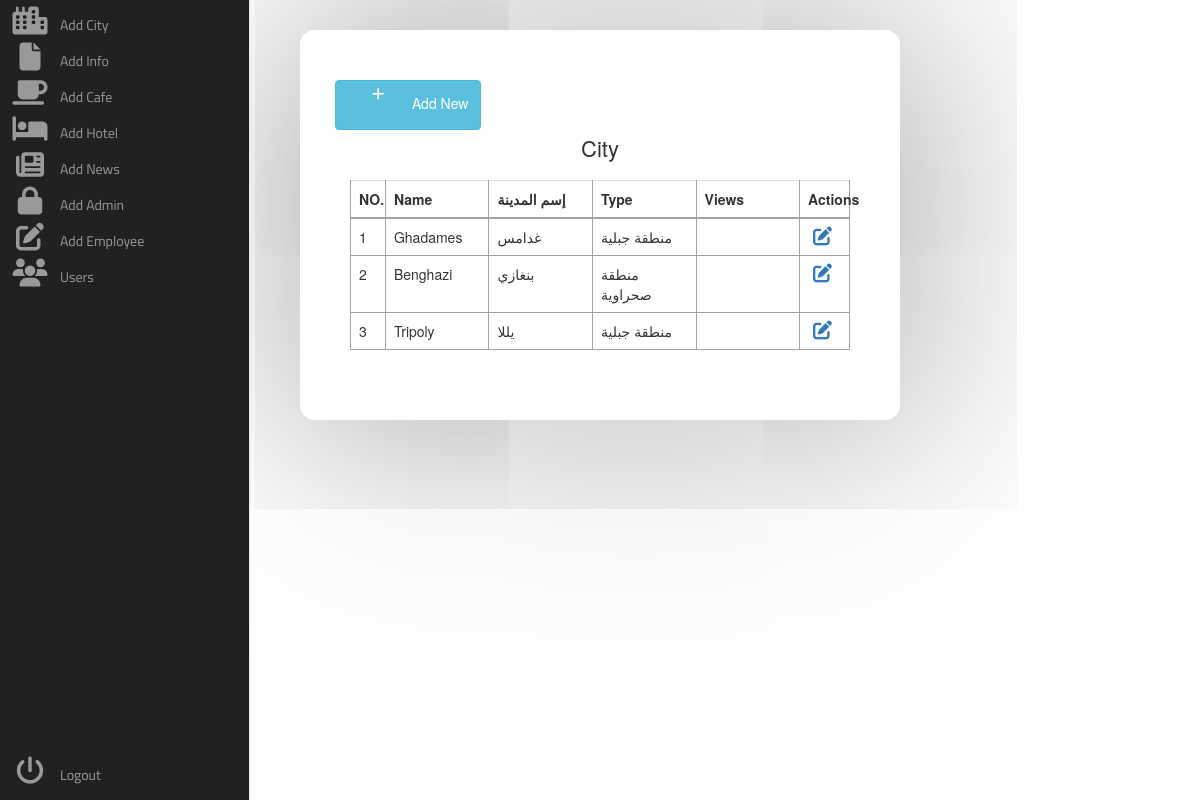
Page /admin/city.php on the earlier database version.
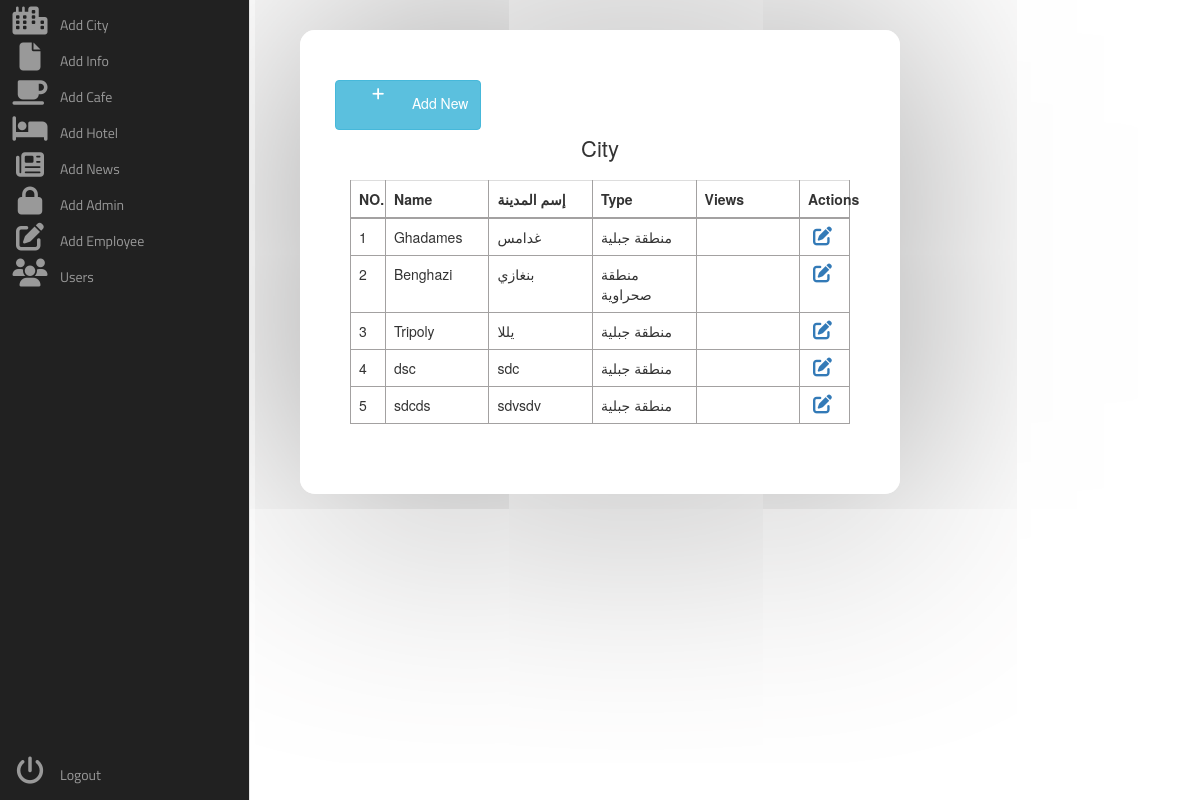
Same page on the later database version.
### tables this page shows
CREATE TABLE `city` (
  `city_id` int(255) NOT NULL,
  `city_name` varchar(255) NOT NULL,
  `city_name_ar` varchar(255) NOT NULL,
  `city_caption` varchar(255) NOT NULL,
  `city_caption_ar` varchar(255) NOT NULL,
  `city_img` varchar(255) NOT NULL,
  `city_cover` varchar(255) NOT NULL,
  `city_location` varchar(255) NOT NULL,
  `city_type` tinyint(255) NOT NULL,
  `city_status` tinyint(255) NOT NULL
);

### admin/city.php (the view, shortened to what the changed rows need)
<!DOCTYPE html>
<html lang="en">
<head>
        <link rel="stylesheet" href="style/admin.css">
        <link rel="stylesheet" href="https://stackpath.bootstrapcdn.com/font-awesome/4.7.0/css/font-awesome.min.css">
    <link rel="stylesheet" href="https://stackpath.bootstrapcdn.com/bootstrap/3.3.7/css/bootstrap.min.css">
    </head>
    <body>
        <diV class="table-wrapper">
            <div class="table-title">
                <div class="row">
                    <div><h2>City <b></b></h2></div>
                </div>
            </div>
        <table class="table table-bordered">
            <thead>
                <tr>
                    <th style="width: 7%;">NO.</th>
                    <th>Name</th>
                    <th>إسم المدينة</th>
                    <th>Type</th>
                    <th>Views</th>
                    <th style="width: 10%;">Actions</th>
                </tr>
            </thead>
            <tbody>
                <?php
                    include "../config.php";
                    $query_pag_data = "SELECT * FROM city";
                    $result_pag_data = mysqli_query($conn, $query_pag_data);
                    $i = 1;
                    while($row = mysqli_fetch_assoc($result_pag_data))
                    {
                        $city_name = $row['city_name'];
                        $city_name_ar = $row['city_name_ar'];
                        $city_type = $row['city_type'];
                        $views = $row['views'];
                ?>
                <tr>
                    <td><?php echo $i++ ?></td>
                    <td><?php echo $city_name; ?></td>
                    <td><?php echo $city_name_ar; ?></td>
                    <td><?php
                        if ($city_type == 1)
                        {
                            echo "منطقة جبلية";
                        }
                        else if ($city_type == 2)
                        {
                            echo "منطقة صحراوية";
                        }
                        else if ($city_type == 3)
                        {
                            echo "منطقة ساحلية";
                        }
                    ?></td>
                    <td><?php echo $views ?></td>
                    <td><?php echo "<a href='edit_city.php?id=$row[city_id]'><i class='fa-solid fa-pen-to-square'></a>" ?></td>
                </tr>
            <?php } ?>
            </tbody>
        </table>
        </diV>
    </body>
</html>

Differences in the rows shown:
added city: city_name "dsc", city_name_ar "sdc", city_type "منطقة جبلية"
added city: city_name "sdcds", city_name_ar "sdvsdv", city_type "منطقة جبلية"
